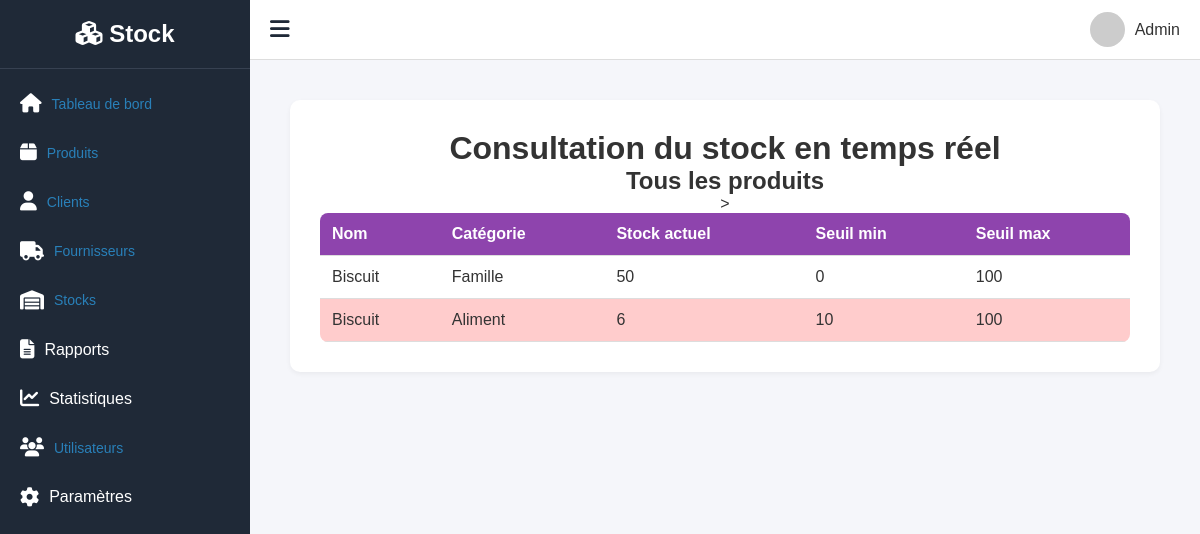
Before: /stocks/consultation_stocks/ with the older database file.
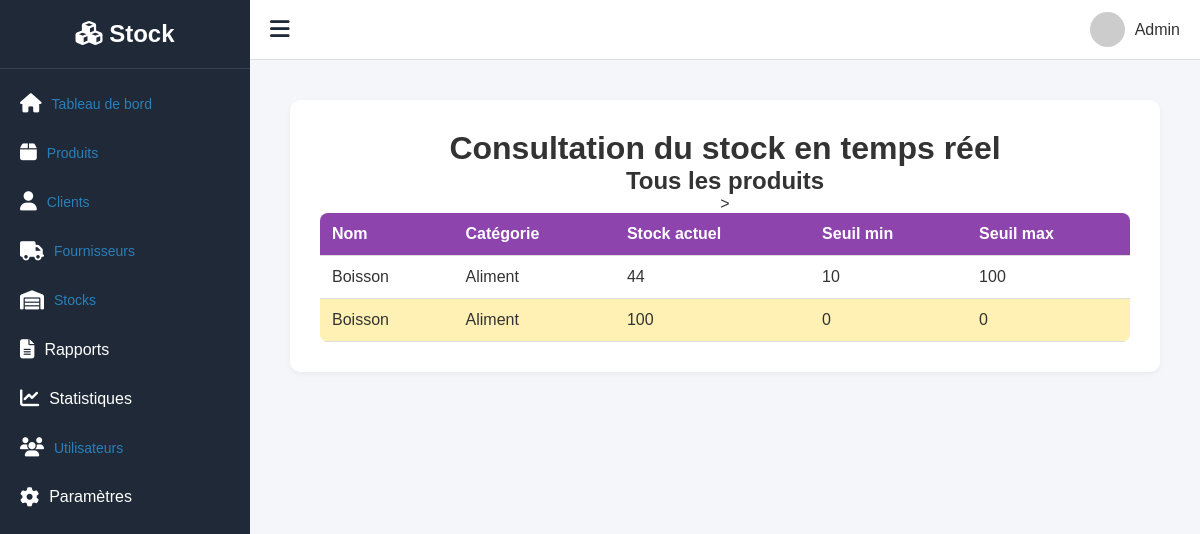
After: the same page with the newer database file.
### produit/models.py (models this page shows, shortened)
class Produit(models.Model):
    nom = models.CharField(max_length=150)
    reference = models.CharField(max_length=100, unique=True)
    categorie = models.ForeignKey(Categorie, on_delete=models.SET_NULL, null=True, related_name="produits")
    prix_achat = models.DecimalField(max_digits=10, decimal_places=2)
    prix_vente = models.DecimalField(max_digits=10, decimal_places=2)
    code_barre_image = models.ImageField(upload_to='barcodes/', blank=True)
    seuil_min = models.PositiveIntegerField(default=0)
    seuil_max = models.PositiveIntegerField(default=100)
    stock_actuel = models.PositiveIntegerField(default=0)

class Categorie(models.Model):
    nom = models.CharField(max_length=100)
    description = models.TextField(blank=True, null=True)

### mouvementstock/views.py (the view)
# urls.py: path('consultation_stocks/', views.consultation_stocks, name='consultation_stocks'),
def consultation_stocks(request):
    produits = Produit.objects.select_related('categorie').all()
    ruptures = produits.filter(stock_actuel__lte=F('seuil_min'))
    surstocks = produits.filter(stock_actuel__gte=F('seuil_max'))
    contexte = {
        'produits': produits,
        'ruptures': ruptures,
        'surstocks': surstocks,
        'titre': 'Consultation du stock en temps réel',
    }
    return render(request, 'stocks/consultation_stocks.html', contexte)

### templates/stocks/consultation_stocks.html
{% extends 'gesstock/base.html' %}
{% block content %}
<div class="container">
  <h1>{{ titre }}</h1>
  <h2>Tous les produits</h2>
  <table class="table">
    <thead>
      <tr>
        <th>Nom</th>
        <th>Catégorie</th>
        <th>Stock actuel</th>
        <th>Seuil min</th>
        <th>Seuil max</th>
      </tr>
    </thead>
    <tbody>
      {% for produit in produits %}
        <tr
          {% if produit in ruptures %}
            style="background-color:#ffcccc;"
          {% elif produit in surstocks %}
            style="background-color:#fff0b3;"
          {% endif %}
        >
          <td>{{ produit.nom }}</td>
          <td>{{ produit.categorie.nom }}</td>
          <td>{{ produit.stock_actuel }}</td>
          <td>{{ produit.seuil_min }}</td>
          <td>{{ produit.seuil_max }}</td>
        </tr>
      {% empty %}
        <tr><td colspan="5">Aucun produit enregistré.</td></tr>
      {% endfor %}
    </tbody>
  </table>
  {% endblock content %}

Changed rows visible on the page:
removed Produit: nom "Biscuit", categorie.nom "Famille", stock_actuel "50", seuil_min "0", seuil_max "100"
changed Produit (number 1 of 2 on the later page): nom "Biscuit" → "Boisson"; stock_actuel "6" → "44"
added Produit: nom "Boisson", categorie.nom "Aliment", stock_actuel "100", seuil_min "0", seuil_max "0"
